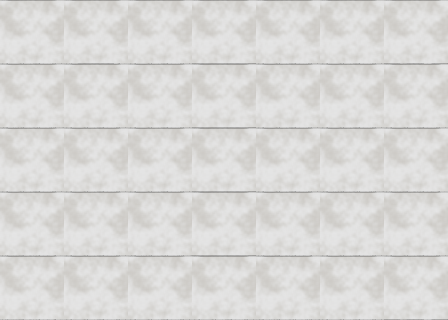

The image is a tile-based game level rendered from a .tmx file. Its description and source (layers, tilesets, objects; grid data summarised) follow:
An orthogonal 7x5 tile map with 64x64 px tiles, 6 tile layers (background, foreground, portal, trap, ...) and 1 object (startpoint).

<map version="1.0" orientation="orthogonal" width="7" height="5" tilewidth="64" tileheight="64">
 <tileset firstgid="1" source="../textures/grey.tsx" />
 <layer name="background" width="7" height="5">
  <data>[35 cells, 35 non-empty, 3 distinct tile ids]</data>
 </layer>
 <layer name="foreground" width="7" height="5">
  <data>[35 cells, 9 non-empty, 4 distinct tile ids]</data>
 </layer>
 <layer name="portal" width="7" height="5">
  <data>[35 cells, 3 non-empty, 1 distinct tile ids]</data>
 </layer>
 <layer name="trap" width="7" height="5">
  <data>[35 cells, 2 non-empty, 1 distinct tile ids]</data>
 </layer>
 <layer name="exit" width="7" height="5">
  <data>[35 cells, 1 non-empty, 1 distinct tile ids]</data>
 </layer>
 <layer name="fog" width="7" height="5">
  <data>[35 cells, 35 non-empty, 1 distinct tile ids]</data>
 </layer>
 <objectgroup name="player" width="7" height="5">
  <object name="startpoint" x="0" y="0" width="64" height="64">
   <properties>
    <property name="health" value="2" />
   </properties>
  </object>
 </objectgroup>
</map>